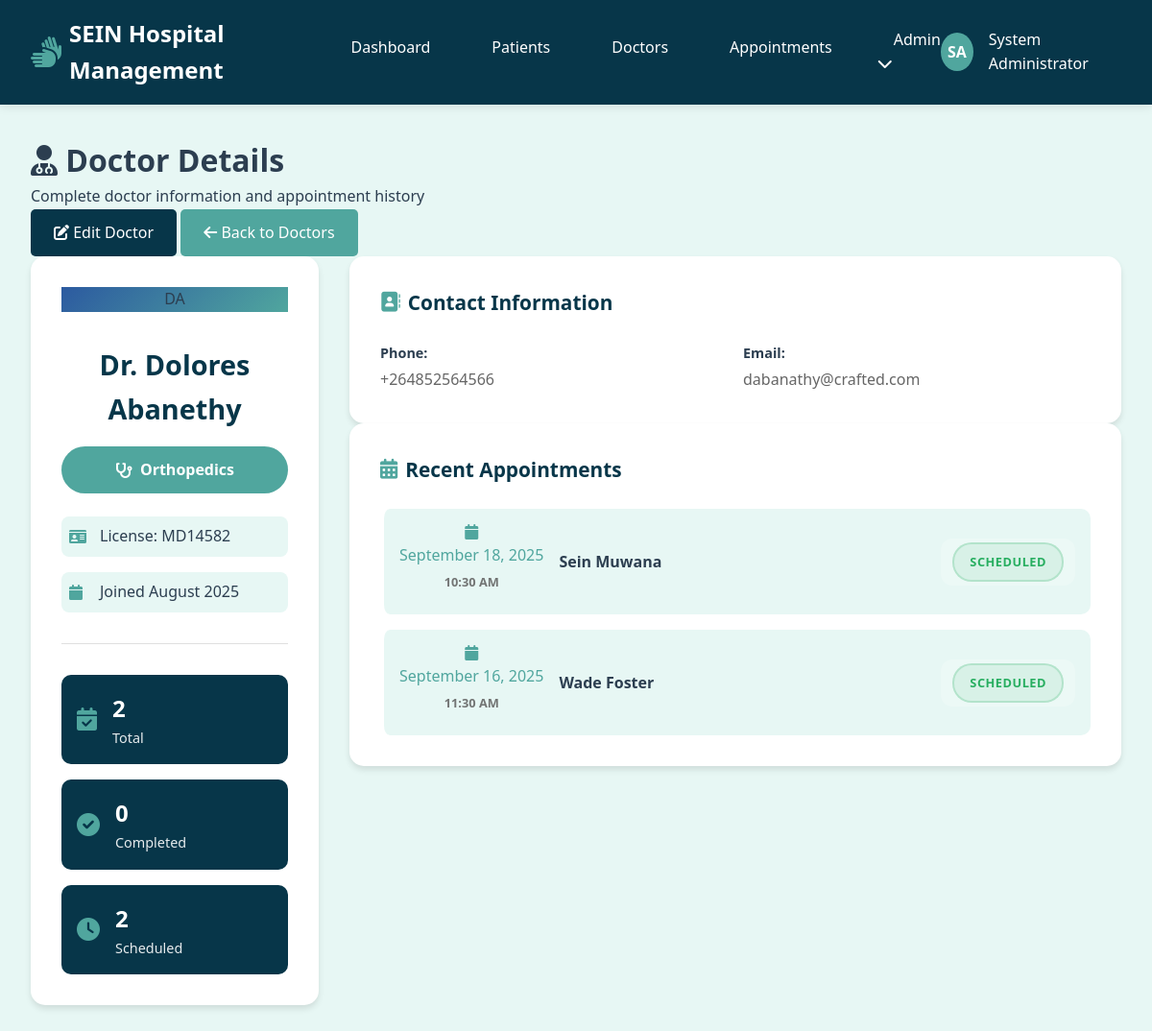
The app's page /doctors/1 (signed in) with its own data.
### hospital/app.py (models this page shows, shortened)
class Doctor(db.Model):
    id = db.Column(db.Integer, primary_key=True)
    first_name = db.Column(db.String(50), nullable=False)
    last_name = db.Column(db.String(50), nullable=False)
    phone = db.Column(db.String(20))
    email = db.Column(db.String(100))
    specialization_id = db.Column(db.Integer, db.ForeignKey('specialization.id'), nullable=False)
    license_number = db.Column(db.String(50), unique=True)
    created_at = db.Column(db.DateTime, default=datetime.utcnow)
    appointments = db.relationship('Appointment', backref='doctor_ref', lazy=True)

class Specialization(db.Model):
    id = db.Column(db.Integer, primary_key=True)
    name = db.Column(db.String(100), unique=True, nullable=False)
    doctors = db.relationship('Doctor', backref='specialization_ref', lazy=True)

class Appointment(db.Model):
    id = db.Column(db.Integer, primary_key=True)
    patient_id = db.Column(db.Integer, db.ForeignKey('patient.id'), nullable=False)
    doctor_id = db.Column(db.Integer, db.ForeignKey('doctor.id'), nullable=False)
    appointment_date = db.Column(db.Date, nullable=False)
    appointment_time = db.Column(db.Time, nullable=False)
    diagnosis = db.Column(db.Text)
    notes = db.Column(db.Text)
    status = db.Column(db.String(20), default='scheduled')  # scheduled, completed, cancelled
    created_at = db.Column(db.DateTime, default=datetime.utcnow)

class Patient(db.Model):
    id = db.Column(db.Integer, primary_key=True)
    first_name = db.Column(db.String(50), nullable=False)
    last_name = db.Column(db.String(50), nullable=False)
    date_of_birth = db.Column(db.Date, nullable=False)
    gender = db.Column(db.String(10), nullable=False)
    phone = db.Column(db.String(20))
    email = db.Column(db.String(100))
    address = db.Column(db.Text)
    emergency_contact = db.Column(db.String(100))
    emergency_phone = db.Column(db.String(20))
    created_at = db.Column(db.DateTime, default=datetime.utcnow)
    appointments = db.relationship('Appointment', backref='patient_ref', lazy=True)
    medical_records = db.relationship('MedicalRecord', backref='patient_ref', lazy=True)

### hospital/app.py (the view)
@app.route('/doctors/<int:doctor_id>')
def doctor_detail(doctor_id):
    if 'user_id' not in session:
        return redirect(url_for('login'))
    doctor = Doctor.query.get_or_404(doctor_id)
    recent_appointments = Appointment.query.filter_by(doctor_id=doctor_id)\
                                         .order_by(Appointment.appointment_date.desc())\
                                         .limit(10).all()
    total_appointments = Appointment.query.filter_by(doctor_id=doctor_id).count()
    completed_appointments = Appointment.query.filter_by(doctor_id=doctor_id, status='completed').count()
    scheduled_appointments = Appointment.query.filter_by(doctor_id=doctor_id, status='scheduled').count()
    return render_template('doctors/detail.html',
                         doctor=doctor,
                         recent_appointments=recent_appointments,
                         total_appointments=total_appointments,
                         completed_appointments=completed_appointments,
                         scheduled_appointments=scheduled_appointments)

### hospital/templates/doctors/detail.html (shortened to what this page needs)
{% extends "base.html" %}
{% block content %}
<div class="page-header">
    <div class="page-title">
        <h1><i class="fas fa-user-md"></i> Doctor Details</h1>
        <p>Complete doctor information and appointment history</p>
    </div>
    <div class="page-actions">
        <a href="{{ url_for('edit_doctor', doctor_id=doctor.id) }}" class="btn btn-primary">
            <i class="fas fa-edit"></i> Edit Doctor
        </a>
        <a href="{{ url_for('doctors') }}" class="btn btn-secondary">
            <i class="fas fa-arrow-left"></i> Back to Doctors
        </a>
    </div>
</div>
<div class="doctor-profile">
    <div class="doctor-sidebar">
        <div class="doctor-avatar-large">
            <div class="avatar-circle-large doctor-avatar-bg">
                {{ doctor.first_name[0] }}{{ doctor.last_name[0] }}
            </div>
        </div>
        <div class="doctor-basic-info">
            <h2>Dr. {{ doctor.first_name }} {{ doctor.last_name }}</h2>
            <div class="specialization-badge">
                <i class="fas fa-stethoscope"></i>
                {{ doctor.specialization_ref.name }}
            </div>
            {% if doctor.license_number %}
            <div class="info-item">
                <i class="fas fa-id-card"></i>
                <span>License: {{ doctor.license_number }}</span>
            </div>
            {% endif %}
            <div class="info-item">
                <i class="fas fa-calendar"></i>
                <span>Joined {{ doctor.created_at.strftime('%B %Y') }}</span>
            </div>
            <div class="appointment-stats">
                <div class="stats-grid">
                    <div class="stat-card">
                        <i class="fas fa-calendar-check"></i>
                        <div>
                            <h3>{{ total_appointments }}</h3>
                            <p>Total</p>
                        </div>
                    </div>
                    <div class="stat-card">
                        <i class="fas fa-check-circle"></i>
                        <div>
                            <h3>{{ completed_appointments }}</h3>
                            <p>Completed</p>
                        </div>
                    </div>
                    <div class="stat-card">
                        <i class="fas fa-clock"></i>
                        <div>
                            <h3>{{ scheduled_appointments }}</h3>
                            <p>Scheduled</p>
                        </div>
                    </div>
                </div>
            </div>
        </div>
    </div>
    <div class="doctor-main-content">
        <div class="info-sections">
            <div class="info-section">
                <h3><i class="fas fa-address-book"></i> Contact Information</h3>
                <div class="info-grid">
                    <div class="info-item">
                        <label>Phone:</label>
                        <span>{{ doctor.phone or 'Not provided' }}</span>
                    </div>
                    <div class="info-item">
                        <label>Email:</label>
                        <span>{{ doctor.email or 'Not provided' }}</span>
                    </div>
                </div>
            </div>
            <div class="info-section">
                <h3><i class="fas fa-calendar-alt"></i> Recent Appointments</h3>
                {% if recent_appointments %}
                <div class="appointments-list">
                    {% for appointment in recent_appointments %}
                    <div class="appointment-item">
                        <div class="appointment-date">
                            <i class="fas fa-calendar"></i>
                            {{ appointment.appointment_date.strftime('%B %d, %Y') }}
                            <span class="appointment-time">{{ appointment.appointment_time.strftime('%I:%M %p') }}</span>
                        </div>
                        <div class="appointment-details">
                            <p><strong>{{ appointment.patient_ref.first_name }} {{ appointment.patient_ref.last_name }}</strong></p>
                        </div>
                        <div class="appointment-status">
                            <span class="status-badge status-{{ appointment.status }}">
                                {{ appointment.status.title() }}
                            </span>
                        </div>
                    </div>
                    {% endfor %}
                </div>
                {% else %}
                <div class="empty-state-small">
                    <i class="fas fa-calendar-times"></i>
                    <p>No appointments found</p>
                </div>
                {% endif %}
            </div>
        </div>
    </div>
</div>
{% endblock %}

### hospital/static/css/style.css (style rules this page uses)
:root { --primary-color: #073649; --secondary-color: #e7f7f4; --accent-color: #50a69e; --text-dark: #2c3e50; --text-light: #ffffff; --border-color: #e0e0e0; --success-color: #27ae60; --error-color: #e74c3c; --warning-color: #f39c12; --text-muted: #6c757d; }
* { margin: 0; padding: 0; box-sizing: border-box; }
body { font-family: "Segoe UI", Tahoma, Geneva, Verdana, sans-serif; background-color: var(--secondary-color); color: var(--text-dark); line-height: 1.6; }
.btn { padding: 0.75rem 1.5rem; border: none; border-radius: 5px; font-size: 1rem; cursor: pointer; text-decoration: none; display: inline-block; text-align: center; transition: all 0.3s ease; }
.btn-primary { background-color: var(--primary-color); color: var(--text-light); }
.btn-secondary { background-color: var(--accent-color); color: var(--text-light); }
.appointment-time { font-weight: 600; color: var(--accent-color); margin-bottom: 0.25rem; }
.appointment-status { display: inline-block; padding: 0.125rem 0.5rem; border-radius: 12px; font-size: 0.75rem; font-weight: 500; text-transform: capitalize; }
.appointments-list { display: grid; gap: 1rem; grid-template-columns: 1fr; }
.appointment-item { background-color: rgba(255, 255, 255, 0.1); padding: 1rem; border-radius: 8px; border-left: 4px solid var(--text-light); }
.appointment-time { font-size: 0.9rem; font-weight: 600; margin-bottom: 0.5rem; opacity: 0.9; }
.appointment-status { display: inline-block; padding: 0.25rem 0.75rem; border-radius: 12px; font-size: 0.75rem; font-weight: 500; text-transform: capitalize; background-color: rgba(255, 255, 255, 0.2); color: var(--text-light); width: fit-content; }
.appointments-list { display: grid; gap: 1.5rem; grid-template-columns: 1fr; }
.appointment-details { display: flex; flex-direction: column; gap: 1rem; flex: 1; }
.appointment-status { display: flex; align-items: center; }
.status-badge { padding: 0.5rem 1rem; border-radius: 20px; font-size: 0.8rem; font-weight: 600; text-transform: uppercase; letter-spacing: 0.5px; border: 2px solid transparent; }
.status-badge.status-scheduled { background-color: rgba(39, 174, 96, 0.1); color: var(--success-color); border-color: rgba(39, 174, 96, 0.2); }

### records on screen
Doctor: first_name "D", last_name "A", first_name "Dolores", last_name "Abanethy", license_number "MD14582", created_at "August 2025", phone "+264852564566", email "dabanathy@crafted.com"
Specialization: specialization_ref.name "Orthopedics"
Appointment: appointment_date "September 18, 2025", appointment_time "10:30 AM", patient_ref.first_name "Sein", patient_ref.last_name "Muwana", status "SCHEDULED"
Appointment: appointment_date "September 16, 2025", appointment_time "11:30 AM", patient_ref.first_name "Wade", patient_ref.last_name "Foster", status "SCHEDULED"

### other values on screen
{{ session.first_name[0] }} "S"
{{ session.last_name[0] }} "A"
{{ session.first_name }} "System"
{{ session.last_name }} "Administrator"
{{ total_appointments }} "2"
{{ completed_appointments }} "0"
{{ scheduled_appointments }} "2"
